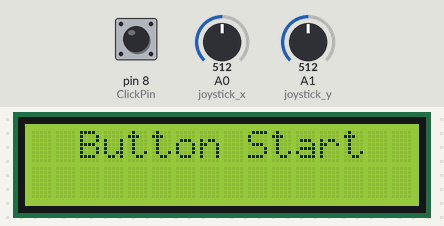
This sketch was run on a simulated Arduino Uno, built with avr-gcc and run on an emulated ATmega328P. On the bench: 16×2 character LCD. The test bench sets the inputs (shaded band); at power-on: pin 8 (ClickPin) HIGH, A0 (joystick_x) = 512, A1 (joystick_y) = 512. Random numbers use the default seed unless the sketch sets one; what the sketch prints to the serial monitor is not drawn.

Above: at 1.2 s.
1.3 s: pin 8 (ClickPin) pulled LOW for 0.15 s
At 1.8 s:
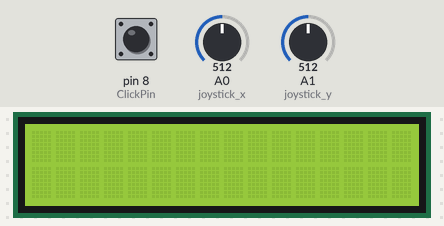
Timing chart, 0 to 2.0 s (numbered marks = the images above; inputs shaded):
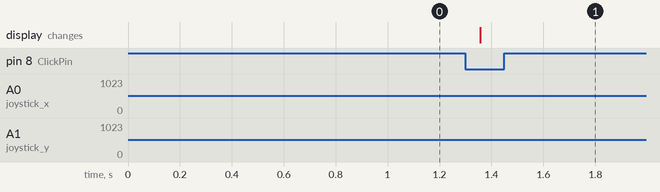

The sketch:

LCD_Joystic.ino
```cpp
/*
'O', 'x'로 만든 미니 핵맨 게임.
Delay함수는 지양하고 millis함수를 이용하여 게임 진행
스위치 작동시 게임이 시작되고,
2초 마다 x를 생성한 후 사용자가 이를 잡아가는 형식
*/

#include <LiquidCrystal_I2C.h>      // LiquidCrystal_I2C 헤더파일 호출
LiquidCrystal_I2C lcd(0x27, 16, 2); // LCD의 address 주소 및 크기 입력

#define ClickPin 8          // Click Digital pin NUM
int joystick_x = 0;         // Analog pin Num
int joystick_y = 1;         // Analog pin Num
int Axle_x = -1;            // 사용자 초기 위치
int Axle_y = 0;             // 사용자 초기 위치
int seed_x[32] = {-2};      // Seed의 위치를 저장하는 배열로서 버그 방지를 위해 초기 값 선정
int seed_y[32] = {-2};      // Seed의 위치를 저장하는 배열로서 버그 방지를 위해 초기 값 선정
int score = 0;              // O이 x 만났을 시 점수 획득 변수
bool isGameStarted = false; // 게임 시작 여부를 판단하는 변수

unsigned long prevMillis = 0;  // millis 이전 값
unsigned long interval = 2000; // 2초마다 seed를 생성하도록 설정

void setup() // 초기화
{
      Serial.begin(115200);
      lcd.init();                      // LCD 초기화
      lcd.backlight();                 // LCD 백라이트 함수
      pinMode(ClickPin, INPUT_PULLUP); // 풀업 방식
}

void loop()
{
      switch (isGameStarted)
      {
      case true:
            // 게임 진행
            Serial.println(score);
            Control_X();
            Control_y();
            Create_seed();
            get_seed();
            break;

      case false:
            // 게임 시작 전
            lcd.setCursor(0, 0);
            lcd.println("  Button Start  ");
            delay(100);
            if (digitalRead(ClickPin) == LOW)
            {
                  isGameStarted = true;
                  lcd.clear();
            }
            break;
      }
}

void Create_seed() // 2초에 한번씩 x 생성
{
      unsigned long currentMillis = millis();
      static int i = 0;
      if (currentMillis - prevMillis >= interval)
      {
            prevMillis = currentMillis;

            seed_x[i] = random(15); // lcd 위치
            seed_y[i] = random(2);

            lcd.setCursor(seed_x[i], seed_y[i]);
            lcd.print("x");

            i++;
            if (i == 32) // 씨드 배열 Full 시 리셋
                  i = 0;
      }
}

void get_seed() // 사용자가 x를 get 했을 때
{
      static unsigned long prevMillis = 0;
      const unsigned long interval = 100;

      if (millis() - prevMillis >= interval)
      {
            prevMillis = millis();

            for (int j = 0; j < 32; j++)
            {
                  if (seed_x[j] == -1 && seed_y[j] == -1)
                        continue; // (-1,-1)로 초기화한 seed는 무시

                  if (Axle_x == seed_x[j] && Axle_y == seed_y[j])
                  {
                        score++;
                        seed_x[j] = -1; // 시드 값 초기화
                        seed_y[j] = -1;
                        break; // 해당 seed와 충돌하면 반복문 탈출
                  }
            }

            if (score == 10) // x get 10회 시 게임 클리어
            {
                  Game_Clear();
            }
      }
}

void Game_Clear() // game clear시 초기화
{
      lcd.clear();
      lcd.setCursor(0, 0);
      lcd.print("Game Clear");
      delay(5000);

      score = 0;
      Axle_x = 0;
      Axle_y = 0;
      for (int j = 0; j < 32; j++)
      {
            seed_x[j] = -1;
            seed_y[j] = -1;
      }
      lcd.clear();
}

/*
void Click_switch()
{
      if (digitalRead(ClickPin) == LOW)
      {
            int Seed_x = random(15);
            int Seed_y = random(2);

            lcd.setCursor(Seed_x, Seed_y);
            lcd.print("x");
            delay(100);
      }
}
*/

void Control_joystick() // 조이스틱 컨트롤
{
      static unsigned long prevMillis = 0;
      unsigned long currentMillis = millis();
      if (currentMillis - prevMillis >= 100)
      {
            lcd.setCursor(Axle_x, Axle_y);
            lcd.print("O");
            prevMillis = currentMillis;
      }
}

void Control_X() // x값 변화시
{
      static unsigned long prevMillis = 0;
      unsigned long currentMillis = millis();
      if (currentMillis - prevMillis >= 100)
      {
            prevMillis = currentMillis;
            int x = analogRead(joystick_x); // 조이스틱 X축의 아날로그 신호를 x에 저장
            if (x > 1000 && Axle_x < 15)
            {
                  Axle_x++;
                  lcd.setCursor(Axle_x - 1, Axle_y);
                  lcd.print(" ");
                  Control_joystick();
            }

            else if (x < 200 && Axle_x > 0)
            {
                  Axle_x--;
                  lcd.setCursor(Axle_x + 1, Axle_y);
                  lcd.print(" ");
                  Control_joystick();
            }
      }
}

void Control_y() // y 값 변화시
{
      static unsigned long prevMillis = 0;
      unsigned long currentMillis = millis();
      if (currentMillis - prevMillis >= 100)
      {
            prevMillis = currentMillis;

            int y = analogRead(joystick_y); // 조이스틱 y축의 아날로그 신호를 y에 저장
            if (y > 1000 && Axle_y < 1)
            {
                  Axle_y++;
                  lcd.setCursor(Axle_x, Axle_y - 1);
                  lcd.print(" ");
                  Control_joystick();
            }

            else if (y < 200 && Axle_y > 0)
            {
                  Axle_y--;
                  lcd.setCursor(Axle_x, Axle_y + 1);
                  lcd.print(" ");
                  Control_joystick();
            }
      }
}
```

Measured:
- after the input at 1.3 s, the display: changes after 0.06 s (image 1)
